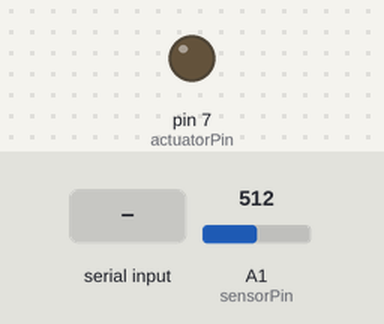
A sketch run on a simulated Arduino Uno, built with avr-gcc and run on an emulated ATmega328P. Shown: output pins drawn as LEDs (lit = HIGH). The inputs (shaded band) are chosen by the test bench; at power-on: A1 (sensorPin) = 512. What the sketch prints to the serial monitor is not drawn.

Above: at 1.2 s.
1.3 s: byte 2 (2) received over Serial
At 2.2 s:
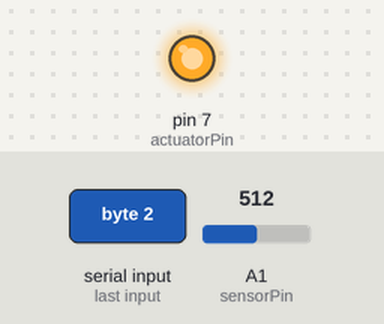
Timing chart, 0 to 4.3 s (numbered marks = the images above; inputs shaded):
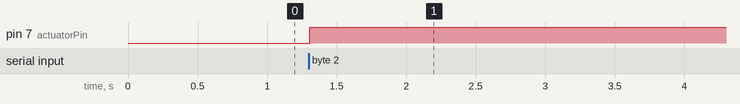

The sketch:

scketch.ino
```cpp
int actuatorPin =  7; // actuator pin
int serialPortValue; // serial port data variable

int sensorPin = A1; // sensor pin
int sensorValue = 0;  // sensor data variable

void setup() {
  Serial.begin(9600); // serial port rate
  pinMode(actuatorPin, OUTPUT); // define actuator pin as output
}

void loop() {
  sensorValue = analogRead(sensorPin); // read sensor data
  Serial.println(sensorValue);

  if (Serial.available() > 0) { // verify if serial communication exists
    serialPortValue = Serial.read();// read serial port data

    switch (serialPortValue) {
      case 1:
        digitalWrite(actuatorPin, LOW); // turn off
        break;
      case 2:
        digitalWrite(actuatorPin, HIGH); // turn on
        break;
    }
  }
}
```

Measured:
- after the input at 1.3 s, pin 7 (actuatorPin): LOW → HIGH at once
